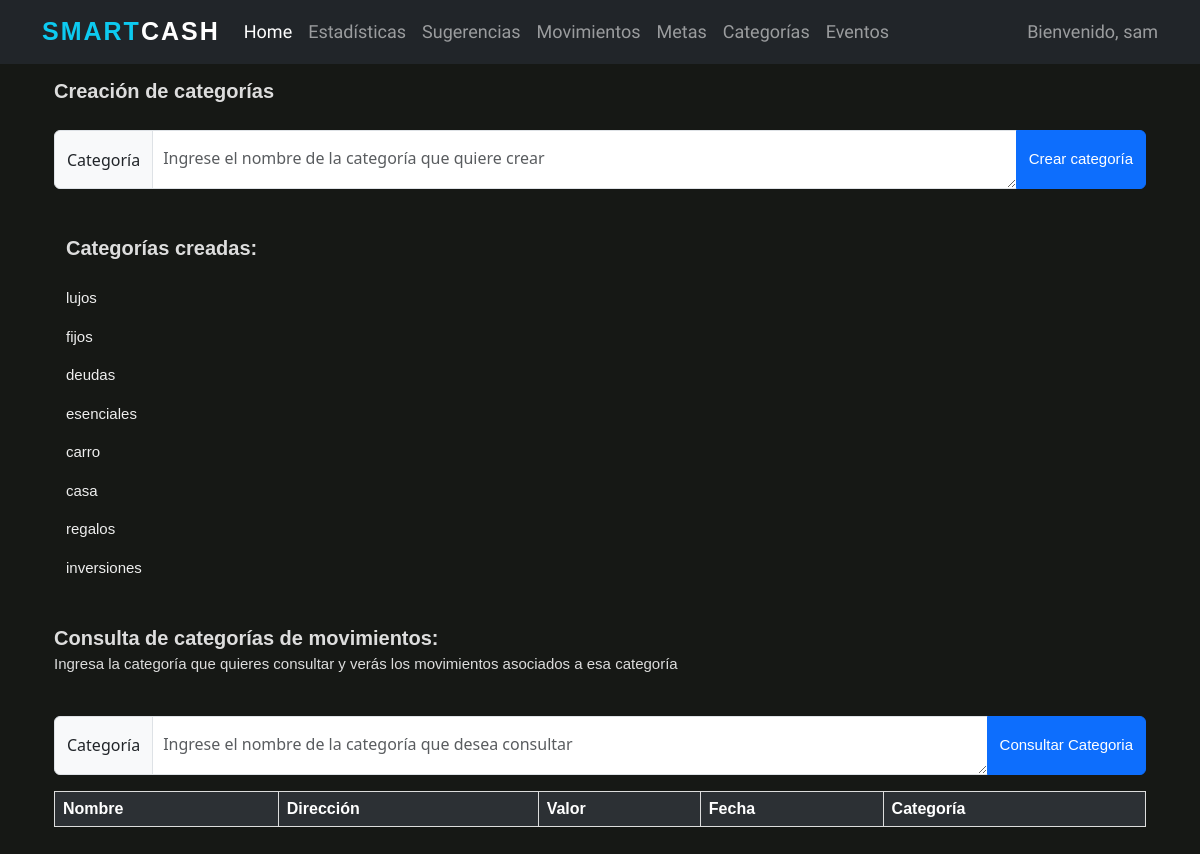
/categories/ (signed in), run on an earlier commit of the app's database.
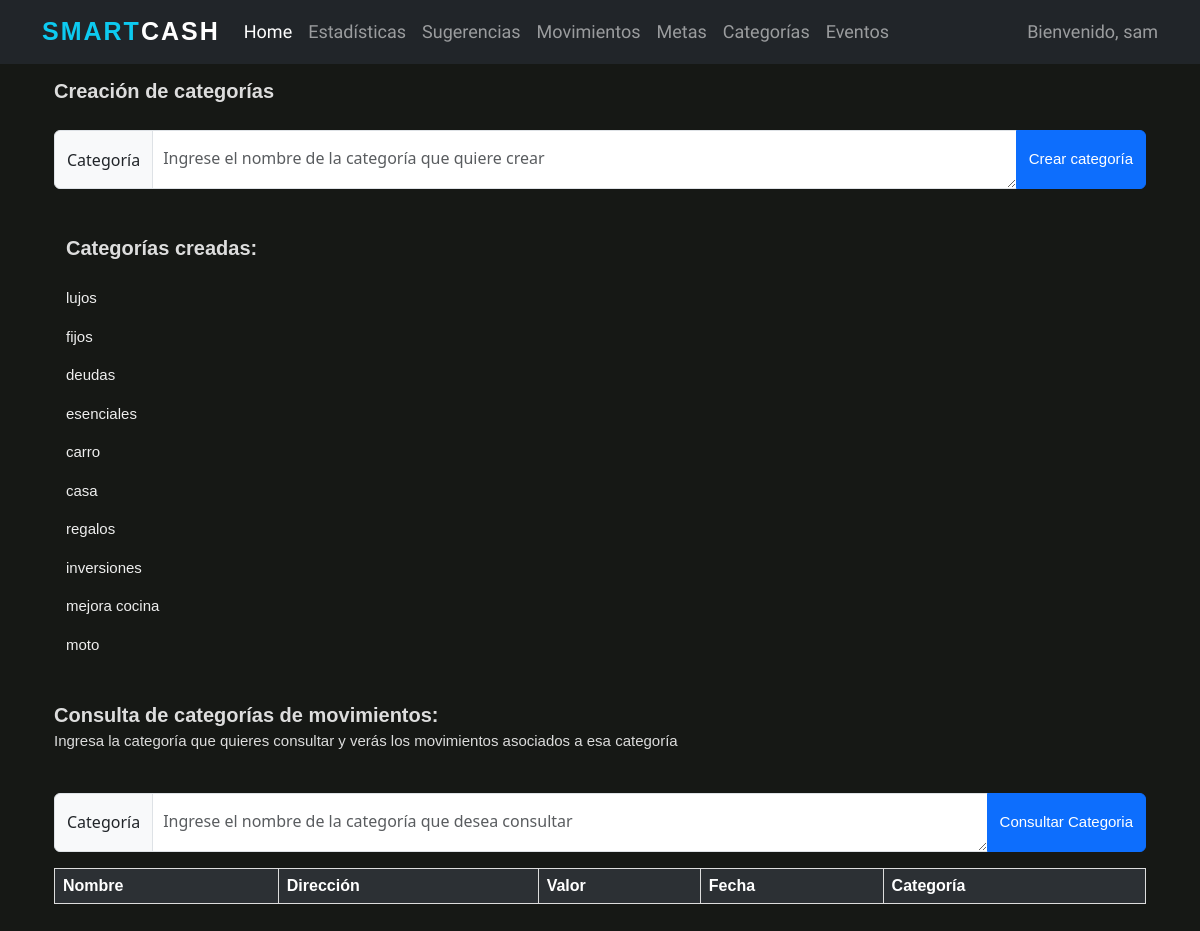
And on a later commit of the database.
### wallet/models.py (models this page shows, shortened)
class Categoria(models.Model):
    nombre = models.CharField(max_length=50)
    usuario = models.ForeignKey(User, on_delete=models.CASCADE)

### wallet/views.py (the view)
# urls.py: path('categories/', wallet_views.categories, name='categories'),
def categories(request):
    created = None
    connection.current_user = request.user
    category = request.GET.get('category')
    category_to_create = request.GET.get('category_to_create')
    if category_to_create:
        created = connection.create_category(category_to_create, request.user)
    matches = mov.consult_category(category, request.user)
    user_categories = [category.nombre for category in connection.search_user_categories(request.user)]
    return render(request, 'registration/categories.html',
                  {'category': category, 'matches': matches, 'created': created, 'user_categories': user_categories})

### wallet/connection.py (called while the page is built)
def search_user_categories(user):
    user_categories = Categoria.objects.all().filter(usuario=user)
    return user_categories

### wallet/movements.py (called while the page is built)
def consult_category(category, user):
    if not category:
        return
    movements = connection.search_movement_category(category, user)
    return movements

### wallet/templates/registration/categories.html (shortened to what this page needs)
{% extends 'base.html' %}
{% load static %}
{% block content %}
<br><br><br>
<form action="">
    <div class="container">
        <div id="movimientos" class="form-text">Creación de categorías</div>
        <br>
        <form action="">
            <div class="input-group">
                <span class="input-group-text mb-3">Categoría</span>
                <textarea class="form-control mb-3" aria-label="With textarea"
                          placeholder="Ingrese el nombre de la categoría que quiere crear"
                          name="category_to_create"></textarea>
                <button type="submit" class="btn btn-primary mb-3">Crear categoría</button>
            </div>
            <div class="container">
                <br>
                <div id="movimientos" class="form-text">Categorías creadas:</div>
                <br>
                {% for category in user_categories %}
                <p id="categorias">{{ category }}</p>
                {% endfor %}
            </div>
        </form>
    </div>
    <br>
</form>
<form action="">
    <div class="container">
        <div id="movimientos" class="form-text">Consulta de categorías de movimientos:</div>
        <p id="Ingresa">Ingresa la categoría que quieres consultar y verás
            los movimientos asociados a esa categoría</p>
        <br>
        <form action="">
            <div class="input-group">
                <span class="input-group-text mb-3">Categoría</span>
                <textarea class="form-control mb-3" aria-label="With textarea"
                          placeholder="Ingrese el nombre de la categoría que desea consultar"
                          name="category"></textarea>
                <button type="submit" class="btn btn-primary mb-3"> Consultar Categoria</button>
            </div>
        </form>
        <table class="table table-striped table-dark">
            <tr>
                <th>Nombre</th>
                <th>Dirección</th>
                <th>Valor</th>
                <th>Fecha</th>
                <th>Categoría</th>
            </tr>
        </table>
    </div>
    <br>
</form>
{% endblock content %}

What changed in the data, as far as the page shows it:
added Categoria: user_categories "mejora cocina"
added Categoria: user_categories "moto"
